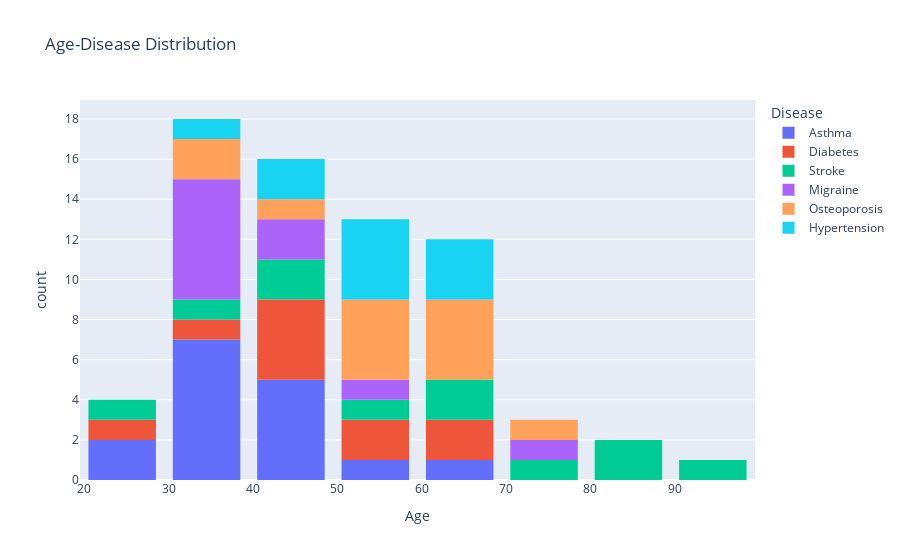

Notebook cell for this chart:
### Code cell
fig = px.histogram(df, 
             x = 'Age',  
             title='Age-Disease Distribution',
             color= 'Disease' # 질병에 따라 다른 색상으로 구분
                  ) #나이에 따른 질병 분포 히스토그램 그래프로 시각화
fig.update_layout(bargap=0.2) #막대간격 0.2

fig.show()

### Figure 1 — Plotly figure (JSON) as saved in the notebook; plotly's stock layout.template omitted (floating-point values rounded to 4 significant figures)
{"data": [{"alignmentgroup": "True", "bingroup": "x", "hovertemplate": "Disease=Asthma<br>Age=%{x}<br>count=%{y}<extra></extra>", "legendgroup": "Asthma", "marker": {"color": "#636efa", "pattern": {"shape": ""}}, "name": "Asthma", "offsetgroup": "Asthma", "orientation": "v", "showlegend": true, "type": "histogram", "x": [25, 28, 30, 30, 31, 35, 35, 35, 35, 40, 40, 40, 40, 45, 50, 60], "xaxis": "x", "yaxis": "y"}, {"alignmentgroup": "True", "bingroup": "x", "hovertemplate": "Disease=Diabetes<br>Age=%{x}<br>count=%{y}<extra></extra>", "legendgroup": "Diabetes", "marker": {"color": "#EF553B", "pattern": {"shape": ""}}, "name": "Diabetes", "offsetgroup": "Diabetes", "orientation": "v", "showlegend": true, "type": "histogram", "x": [29, 38, 40, 42, 45, 45, 50, 55, 65, 65], "xaxis": "x", "yaxis": "y"}, {"alignmentgroup": "True", "bingroup": "x", "hovertemplate": "Disease=Stroke<br>Age=%{x}<br>count=%{y}<extra></extra>", "legendgroup": "Stroke", "marker": {"color": "#00cc96", "pattern": {"shape": ""}}, "name": "Stroke", "offsetgroup": "Stroke", "orientation": "v", "showlegend": true, "type": "histogram", "x": [29, 38, 42, 45, 50, 65, 65, 70, 80, 85, 90], "xaxis": "x", "yaxis": "y"}, {"alignmentgroup": "True", "bingroup": "x", "hovertemplate": "Disease=Migraine<br>Age=%{x}<br>count=%{y}<extra></extra>", "legendgroup": "Migraine", "marker": {"color": "#ab63fa", "pattern": {"shape": ""}}, "name": "Migraine", "offsetgroup": "Migraine", "orientation": "v", "showlegend": true, "type": "histogram", "x": [30, 30, 31, 35, 35, 38, 42, 45, 55, 70], "xaxis": "x", "yaxis": "y"}, {"alignmentgroup": "True", "bingroup": "x", "hovertemplate": "Disease=Osteoporosis<br>Age=%{x}<br>count=%{y}<extra></extra>", "legendgroup": "Osteoporosis", "marker": {"color": "#FFA15A", "pattern": {"shape": ""}}, "name": "Osteoporosis", "offsetgroup": "Osteoporosis", "orientation": "v", "showlegend": true, "type": "histogram", "x": [31, 38, 45, 55, 55, 55, 55, 60, 60, 60, 65, 70], "xaxis": "x", "yaxis": "y"}, {"alignmentgroup": "True", "bingroup": "x", "hovertemplate": "Disease=Hypertension<br>Age=%{x}<br>count=%{y}<extra></extra>", "legendgroup": "Hypertension", "marker": {"color": "#19d3f3", "pattern": {"shape": ""}}, "name": "Hypertension", "offsetgroup": "Hypertension", "orientation": "v", "showlegend": true, "type": "histogram", "x": [35, 45, 48, 50, 52, 55, 55, 60, 60, 60], "xaxis": "x", "yaxis": "y"}], "layout": {"bargap": 0.2, "barmode": "relative", "legend": {"title": {"text": "Disease"}, "tracegroupgap": 0}, "title": {"text": "Age-Disease Distribution"}, "xaxis": {"anchor": "y", "domain": [0, 1], "title": {"text": "Age"}}, "yaxis": {"anchor": "x", "domain": [0, 1], "title": {"text": "count"}}}}
